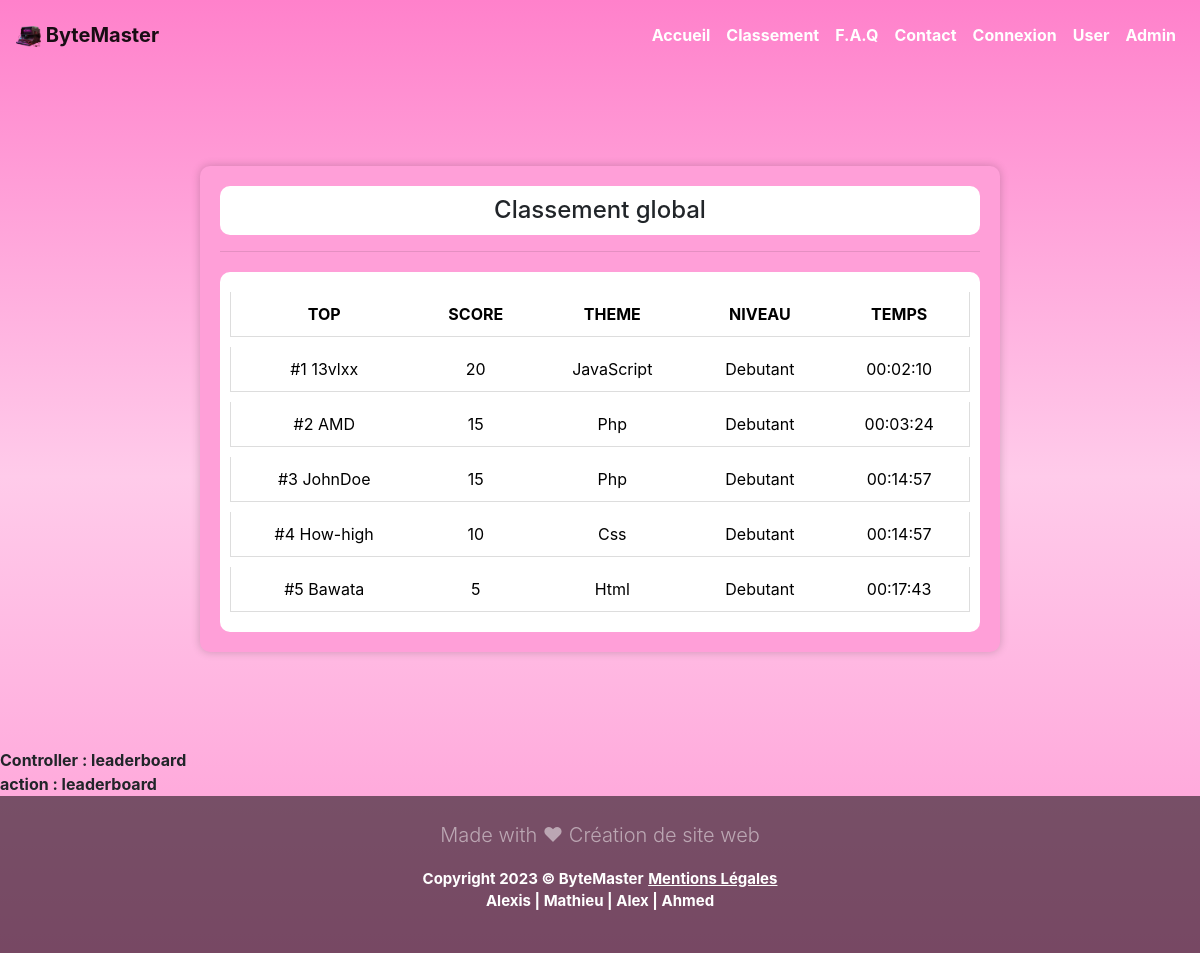
/?controller=leaderboard&action=leaderboard, run on the app's committed database.
### tables this page shows
CREATE TABLE `repondre` (
  `id` int(11) NOT NULL,
  `scores` int(11) DEFAULT NULL,
  `temps` time DEFAULT NULL,
  `date` date DEFAULT NULL,
  `niveau` varchar(30) DEFAULT NULL,
  `valide` tinyint(1) DEFAULT NULL,
  `user_id` int(11) DEFAULT NULL,
  `theme_id` int(11) DEFAULT NULL
);

CREATE TABLE `user` (
  `id` int(11) NOT NULL,
  `nom` varchar(255) DEFAULT NULL,
  `prenom` varchar(255) DEFAULT NULL,
  `pseudo` varchar(255) DEFAULT NULL,
  `email` varchar(255) DEFAULT NULL,
  `password` varchar(255) DEFAULT NULL,
  `admin` tinyint(1) DEFAULT NULL
);

CREATE TABLE `theme` (
  `id` int(11) NOT NULL,
  `nom_theme` varchar(255) DEFAULT NULL
);

### Controllers/Controller_leaderboard.php (called while the page is built, shortened)
<?php
class Controller_leaderboard extends Controller
{
	public function action_leaderboard()
	{
		$m = Model::get_model();
		$data = ["users" => $m->get_all_main_leaderboard()];
		$this->render("leaderboard", $data);
	}
}

### Models/Model.php (called while the page is built, shortened)
<?php
class Model
{
    private $bd;
    private static $instance = null;
    private function __construct()
    {
        $dsn = "mysql:host=localhost;dbname=qcm";
        $login = "root";
        $mdp = "";
        $this->bd = new PDO($dsn, $login, $mdp);
        $this->bd->query("SET NAMES 'utf8'");
        $this->bd->setAttribute(PDO::ATTR_ERRMODE, PDO::ERRMODE_EXCEPTION);
    }
    public static function get_model()
    {
        if (is_null(self::$instance)) {
            self::$instance = new Model();
        }
        return self::$instance;
    }
    public function get_all_main_leaderboard()
    {
        $r = $this->bd->prepare("SELECT user.id, user.pseudo, repondre.scores, repondre.temps, theme.id, theme.nom_theme, repondre.niveau
        FROM repondre
        INNER JOIN user ON repondre.user_id = user.id
        INNER JOIN theme ON repondre.theme_id = theme.id
        ORDER BY scores DESC");
        $r->execute();
        return $r->fetchAll(PDO::FETCH_OBJ);
    }
}

### Views/view_leaderboard.php (the view, shortened to what this page needs)
<main id="leaderboard_main">
    <div class="leaderboard-container">
        <h1 class="leaderboard-title">Classement global</h1>
        <div id="leaderboard">
            <table class="leaderboard-table">
                <hr>
                <tr>
                    <th>TOP</th>
                    <th>SCORE</th>
                    <th>THEME</th>
                    <th>NIVEAU</th>
                    <th>TEMPS</th>
                </tr>
                <?php $cpt = 1; ?>
                <?php foreach ($users as $user): ?>
                    <tr>
                        <td>
                            <?= "#" . $cpt . " " . $user->pseudo ?>
                        </td>
                        <td>
                            <?= $user->scores ?>
                        </td>
                        <td>
                            <?= $user->nom_theme ?>
                        </td>
                        <td>
                            <?= ucfirst($user->niveau) ?>
                        </td>
                        <td>
                            <?= $user->temps ?>
                        </td>
                    </tr>
                    <?php $cpt++; ?>
                <?php endforeach; ?>
            </table>
        </div>
    </div>
</main>

### Index.php (shortened to what this page needs)
<!DOCTYPE html>
<html lang="en">
<head>
    <link rel="stylesheet" href="Content/css/style.css">
    <link rel="stylesheet" href="Content/css/style_about.css">
    <link rel="stylesheet" href="Content/css/style_contact.css">
    <link rel="stylesheet" href="Content/css/style_login.css">
    <link rel="stylesheet" href="Content/css/style_mention_legal.css">
    <link rel="stylesheet" href="./Content/css/style_leaderboard.css">
    <link rel="stylesheet" href="https://cdnjs.cloudflare.com/ajax/libs/font-awesome/6.2.1/css/all.min.css" />
    <link rel="stylesheet" href="https://cdn.jsdelivr.net/npm/bootstrap@4.6.0/dist/css/bootstrap.min.css">
    <link rel="stylesheet" href="https://cdnjs.cloudflare.com/ajax/libs/twitter-bootstrap/4.6.0/css/bootstrap.min.css">
    <link rel="stylesheet" href="https://cdnjs.cloudflare.com/ajax/libs/font-awesome/5.15.2/css/all.min.css">
</head>
<body>
    <?php
    require_once 'Controllers/Controller.php';
    require_once 'Models/Model.php';
    require_once 'Utils/header.php';
    $controllers = ["home", "login_signup", "leaderboard", "contact"];
    $controller_default = "home";
    if (isset($_GET['controller']) and in_array($_GET['controller'], $controllers)) {
        $nom_controller = $_GET['controller'];
    } else {
        $nom_controller = $controller_default;
    }
    $nom_classe = "Controller_" . $nom_controller;
    $nom_fichier = "Controllers/" . $nom_classe . ".php";
    if (file_exists($nom_fichier)) {
        $controller = new $nom_classe();
    } else {
        exit("Error 404 : not found");
    }
    echo "<b id='controller'>" . "Controller : " . $_GET['controller'] . "<br>" . "</b>";
    echo "<b id='action'>" . "action : " . $_GET['action'] . "<br>" . "</b>";
    require_once 'Utils/footer.php';
    ?>
</body>
</html>

### Utils/header.php (shortened to what this page needs)
<header>
	<nav class="navbar navbar-expand-lg navbar-light" id="nav_nav">
		<a class="navbar-brand" href="?controller=home&action=home"><img src="Content/img/logo_detoure.png" alt="" width="3%" class="img_logo_nav">
			ByteMaster
		</a>
		<div class="collapse navbar-collapse" id="navbarNav">
			<ul class="navbar-nav ml-auto">
				<li class="nav-item">
					<a class="nav-link" href="?controller=home&action=home">Accueil</a>
				</li>
				<li class="nav-item">
					<a class="nav-link" href="?controller=leaderboard&action=leaderboard">Classement</a>
				</li>
				<li class="nav-item">
					<a class="nav-link" href="?controller=home&action=about">F.A.Q</a>
				</li>
				<li class="nav-item">
					<a class="nav-link" href="?controller=contact&action=contact">Contact</a>
				</li>
				<li class="nav-item">
					<a class="nav-link" href="?controller=login_signup&action=login">Connexion</a>
				</li>
				<li class="nav-item">
					<a class="nav-link" href="./2_User/?controller=home&action=home">User</a>
				</li>
				<li class="nav-item">
					<a class="nav-link" href="./1_Admin/?controller=home&action=home">Admin</a>
				</li>
			</ul>
		</div>
	</nav>
</header>

### Controllers/Controller.php (shortened to what this page needs)
<?php
abstract class Controller
{
    public function __construct()
    {
        if (isset($_GET['action']) and method_exists($this, "action_".$_GET['action']))
        {
            $action="action_".$_GET['action'];
            $this->$action();
        }
        else
        {
            $this->action_default();
        }
    }
    protected function render ($vue,$data=[])
    {
        extract($data);
        $file_name="Views/view_".$vue.".php";
        if(file_exists($file_name))
        {
            require($file_name);
        }
        else
        {
            $this->action_error("pas de vue");
        }
    }
}

### Utils/footer.php
<footer id="sticky-footer" class="flex-shrink-0 py-4 bg-dark text-white-50">
          <div id="page-content">
            <div class="container text-center">
              <div class="row justify-content-center">
                  <div class="col-md-7">
                          <p class="lead text-white-50">Made with ❤  Création de site web </p>
                        </div>
                  </div>
                </div>
            </div>
    <div class="container text-center">
      <small class="text_footer">Copyright 2023 &copy; ByteMaster</small>
      <a href="?controller=home&action=mention_legal" class="text_footer mention">Mentions Légales</a>
      <p class="text_footer">Alexis | Mathieu | Alex | Ahmed</p>
    </div>
  </footer>

### Content/css/style.css (style rules this page uses)
a, a:visited, a:hover, a:active { color: inherit; text-decoration: none; }
#nav_nav { padding-top: 15px; padding-bottom: 15px; }
.nav-link { font-weight: bold; color: #ffffff !important; }
.navbar-brand { font-weight: bold; }
.img_logo_nav { min-width: 25px; }
body { background-image: linear-gradient( to bottom, rgba(255, 129, 203, 1), rgba(255, 203, 234, 1), rgba(255, 154, 213, 1) ); background-attachment: fixed; background-size: cover; }

### Content/css/style_contact.css (style rules this page uses)
#page-content { flex: 1 0 auto; }
#sticky-footer { background-color: rgba(0, 0, 0, 0.533) !important; }
.text_footer { color: white; font-weight: bold; font-size: 15px; }
.mention { text-decoration: underline; }
.text-white-50 { color: white !important; }

### Content/css/style_leaderboard.css (style rules this page uses)
.leaderboard-container { background-color: #FF9FD8; padding: 20px; border-radius: 10px; box-shadow: 0px 0px 10px rgba(0, 0, 0, 0.2); text-align: center; max-width: 800px; margin: 0 auto; }
#leaderboard_main { padding: 6rem; }
.leaderboard-title { font-size: 24px; margin-top: 0; background-color: #ffffff; padding: 10px; border-radius: 10px; }
.leaderboard-table { width: 100%; margin-top: 20px; background-color: #ffffff; color: #000000; border-radius: 10px; border-collapse: separate; border-spacing: 0; border: 10px solid transparent; border-spacing: 0 10px; }
.leaderboard-table th, .leaderboard-table td { padding: 10px; text-align: center; border-bottom: 1px solid #dddddd; }
.leaderboard-table th:first-child, .leaderboard-table td:first-child { border-left: 1px solid #dddddd; }
.leaderboard-table th:last-child, .leaderboard-table td:last-child { border-right: 1px solid #dddddd; }

### data on the page
repondre: user.pseudo "13vlxx", scores "20", theme.nom_theme "JavaScript", niveau "Debutant", temps "00:02:10"
repondre: user.pseudo "AMD", scores "15", theme.nom_theme "Php", niveau "Debutant", temps "00:03:24"
repondre: user.pseudo "JohnDoe", scores "15", theme.nom_theme "Php", niveau "Debutant", temps "00:14:57"
repondre: user.pseudo "How-high", scores "10", theme.nom_theme "Css", niveau "Debutant", temps "00:14:57"
repondre: user.pseudo "Bawata", scores "5", theme.nom_theme "Html", niveau "Debutant", temps "00:17:43"

### other printed values
$_GET['controller'] "leaderboard"
$_GET['action'] "leaderboard"
